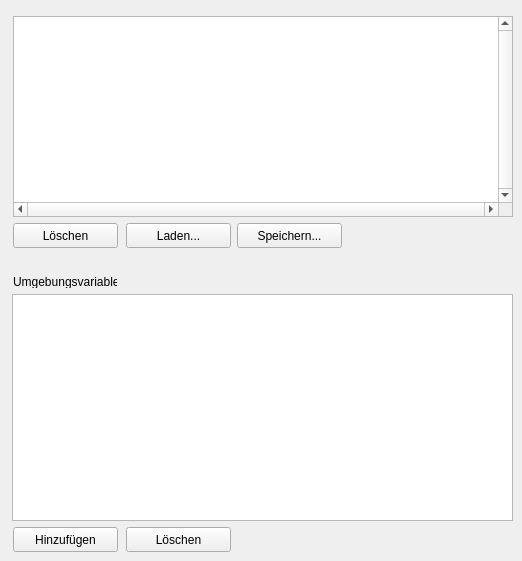
      <widget class="QWidget" name="CustomSetsSheet">
        <attribute name="title"><string>CustomSetsSheet</string></attribute>
        <attribute name="icon"><iconset resource="../../resources/dfend.qrc"><normaloff>:/imagelists/ProfileEditorFormUnit/ImageList/7.png</normaloff></iconset></attribute>
        <property name="vclDesignWidth" stdset="0"><number>529</number></property>
        <property name="vclDesignHeight" stdset="0"><number>587</number></property>
        <widget class="QLabel" name="CustomSetsEnvLabel">
          <property name="geometry"><rect><x>13</x><y>275</y><width>104</width><height>13</height></rect></property>
          <property name="text"><string>Umgebungsvariablen:</string></property>
          <property name="textFormat"><enum>Qt::PlainText</enum></property>
          <property name="alignment"><set>Qt::AlignLeft|Qt::AlignTop</set></property>
          <property name="vclAutoSize" stdset="0"><bool>true</bool></property>
        </widget>
        <widget class="QPushButton" name="CustomSetsClearButton">
          <property name="geometry"><rect><x>13</x><y>223</y><width>105</width><height>25</height></rect></property>
          <property name="tag" stdset="0"><number>14</number></property>
          <property name="text"><string>Löschen</string></property>
          <property name="icon"><iconset resource="../../resources/dfend.qrc"><normaloff>:/glyphs/86ad06b420cc830c.png</normaloff></iconset></property>
          <property name="autoDefault"><bool>false</bool></property>
          <property name="vclOnClick" stdset="0"><string notr="true">ButtonWork</string></property>
        </widget>
        <widget class="QPushButton" name="CustomSetsLoadButton">
          <property name="geometry"><rect><x>126</x><y>223</y><width>105</width><height>25</height></rect></property>
          <property name="tag" stdset="0"><number>15</number></property>
          <property name="text"><string>Laden...</string></property>
          <property name="icon"><iconset resource="../../resources/dfend.qrc"><normaloff>:/glyphs/45f75812cc6f15e7.png</normaloff></iconset></property>
          <property name="autoDefault"><bool>false</bool></property>
          <property name="vclOnClick" stdset="0"><string notr="true">ButtonWork</string></property>
        </widget>
        <widget class="QPushButton" name="CustomSetsSaveButton">
          <property name="geometry"><rect><x>237</x><y>223</y><width>105</width><height>25</height></rect></property>
          <property name="tag" stdset="0"><number>16</number></property>
          <property name="text"><string>Speichern...</string></property>
          <property name="icon"><iconset resource="../../resources/dfend.qrc"><normaloff>:/glyphs/47fc5700323c2859.png</normaloff></iconset></property>
          <property name="autoDefault"><bool>false</bool></property>
          <property name="vclOnClick" stdset="0"><string notr="true">ButtonWork</string></property>
        </widget>
        <widget class="TValueListEditorWidget" name="CustomSetsValueListEditor">
          <property name="geometry"><rect><x>12</x><y>294</y><width>501</width><height>227</height></rect></property>
          <property name="vclColumnWidths" stdset="0"><string notr="true">150,345</string></property>
          <property name="keyEdit" stdset="0"><bool>true</bool></property>
        </widget>
        <widget class="QPushButton" name="CustomSetsEnvAdd">
          <property name="geometry"><rect><x>13</x><y>527</y><width>105</width><height>25</height></rect></property>
          <property name="tag" stdset="0"><number>17</number></property>
          <property name="text"><string>Hinzufügen</string></property>
          <property name="icon"><iconset resource="../../resources/dfend.qrc"><normaloff>:/glyphs/7bc99400adfc8024.png</normaloff></iconset></property>
          <property name="autoDefault"><bool>false</bool></property>
          <property name="vclOnClick" stdset="0"><string notr="true">ButtonWork</string></property>
        </widget>
        <widget class="QPushButton" name="CustomSetsEnvDel">
          <property name="geometry"><rect><x>126</x><y>527</y><width>105</width><height>25</height></rect></property>
          <property name="tag" stdset="0"><number>18</number></property>
          <property name="text"><string>Löschen</string></property>
          <property name="icon"><iconset resource="../../resources/dfend.qrc"><normaloff>:/glyphs/86ad06b420cc830c.png</normaloff></iconset></property>
          <property name="autoDefault"><bool>false</bool></property>
          <property name="vclOnClick" stdset="0"><string notr="true">ButtonWork</string></property>
        </widget>
        <widget class="QTextEdit" name="CustomSetsMemo">
          <property name="geometry"><rect><x>13</x><y>16</y><width>500</width><height>201</height></rect></property>
          <property name="lineWrapMode"><enum>QTextEdit::NoWrap</enum></property>
          <property name="verticalScrollBarPolicy"><enum>Qt::ScrollBarAlwaysOn</enum></property>
          <property name="horizontalScrollBarPolicy"><enum>Qt::ScrollBarAlwaysOn</enum></property>
          <property name="acceptRichText"><bool>false</bool></property>
        </widget>
      </widget>
